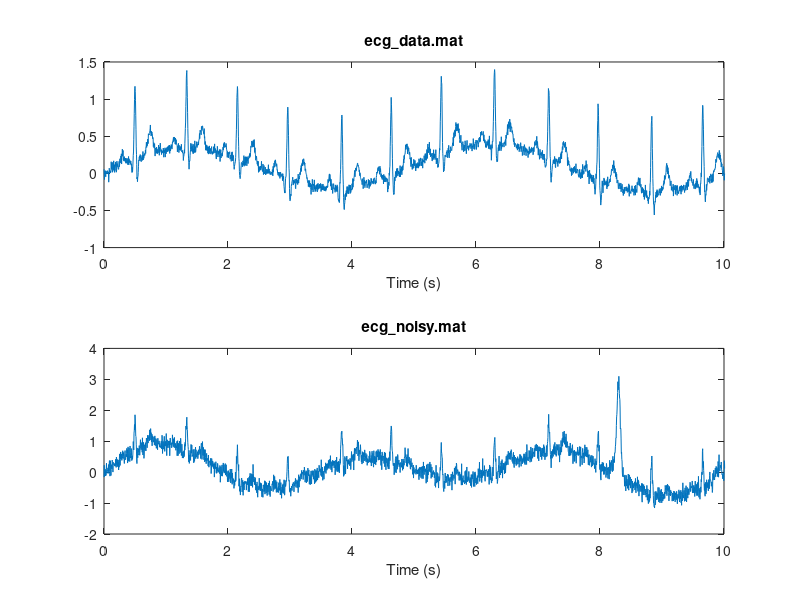

This figure's MATLAB source:
%% generate_ecg.m  --  INSTRUCTOR ONLY
% Run this ONCE before the workshop. It creates two files to hand out:
%   ecg_data.mat   - 30 s synthetic ECG, ~72 bpm, mild drift + noise
%   ecg_noisy.mat  - same heartbeats, plus big drift, 60 Hz hum, extra
%                    noise and two "motion artifact" spikes (final challenge)
% Both files contain the same two variables: ecg (the signal) and fs
% (sampling rate in Hz), so students only change the file name to switch.
%
% Uses base MATLAB only (no toolboxes).

clear; clc; close all;
rng(42);                         % same "random" signal every time

fs  = 250;                       % samples per second
dur = 30;                        % seconds
t   = (0:dur*fs-1) / fs;         % time axis in seconds

% One heartbeat = 5 bumps (P, Q, R, S, T), each a Gaussian:
%            amplitude  offset from R (s)  width (s)
waves = [     0.15        -0.20             0.025 ;   % P wave
             -0.15        -0.05             0.010 ;   % Q
              1.00         0.00             0.012 ;   % R (the tall spike)
             -0.25         0.04             0.012 ;   % S
              0.30         0.25             0.040 ];  % T wave

heart = zeros(size(t));
tBeat  = 0.5;                    % time of first R-peak
nBeats = 0;
while tBeat < dur - 0.5
    for k = 1:size(waves, 1)
        a = waves(k,1);  mu = waves(k,2);  s = waves(k,3);
        heart = heart + a * exp(-(t - tBeat - mu).^2 / (2*s^2));
    end
    nBeats = nBeats + 1;
    tBeat  = tBeat + 60/72 + 0.03*randn;   % ~72 bpm with a little natural variation
end

% ---- Workshop signal: mild baseline drift (breathing) + small noise ----
drift = 0.3*sin(2*pi*0.2*t) + 0.1*sin(2*pi*0.05*t);
ecg   = heart + drift + 0.04*randn(size(t));
save('ecg_data.mat', 'ecg', 'fs');
ecg_main = ecg;

% ---- Challenge signal: much messier ----
ecg = heart + drift ...
    + 0.6*sin(2*pi*0.3*t) ...          % bigger wander
    + 0.12*sin(2*pi*60*t) ...          % 60 Hz power-line hum
    + 0.12*randn(size(t));             % more random noise
for c = [8.3 19.7]                      % two motion-artifact spikes, taller than any heartbeat
    ecg = ecg + 3.0*exp(-(t - c).^2 / (2*0.03^2));
end
save('ecg_noisy.mat', 'ecg', 'fs');

fprintf('Saved ecg_data.mat and ecg_noisy.mat (%d true beats in %d s)\n', nBeats, dur);

% Quick look so you can check the files are sensible
figure;
subplot(2,1,1); plot(t, ecg_main); title('ecg\_data.mat');  xlabel('Time (s)'); xlim([0 10]);
subplot(2,1,2); plot(t, ecg);      title('ecg\_noisy.mat'); xlabel('Time (s)'); xlim([0 10]);
